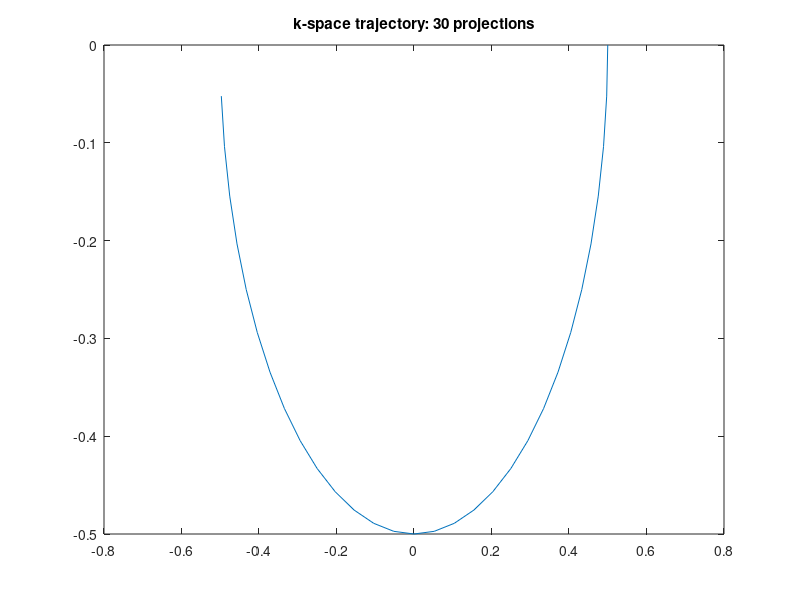

Recreate this plot in MATLAB. (Note: this script raises an error after producing the figure.)
%% Radial Regridding

clear all; close all; clc;

%% Load data
load kspaceRadial.mat;

kspace = kspace(1,[1:30]);
%% Radial Sampling Pattern
[numSamplesOnSpoke, numSpokes] = size(kspace);
rho=linspace(-0.5,0.5,numSamplesOnSpoke)';
theta = [0:pi/numSpokes:pi-pi/numSpokes];
for ii = 1:length(theta)
    k(:,ii) = rho*exp(-j*theta(ii));
end
figure, plot(k), title(['k-space trajectory: ', num2str(numSpokes), ' projections']);

% Calculate density compensation function
w = abs(rho);
w = repmat(w, 1, numSpokes);

%% Perform Regridding with Kaiser Besser Kernel
osf = 1; % 1 or 2
wg = 3;  % 3 to 7
tic
[imgRegrid_kb,kernel] = gridkb(kspace,k,w,64,osf,wg,'image');
toc
%%
figure, imshow(abs(flipud(imgRegrid_kb)),[]);

%% kleiner test
%kspace2 = ([-0.2+0.8i,-0.2+0.8i,0.5,1,0.7]);
kspace2 = kspace;
osf = 1;
wg = 3;
%k = ([0+0i, 0+0i, -0.3+0.2i, 0.5, -0.1]);
%w = ([1,1,1,1,1]);

tic
[imgRegrid_kb,kernel] = gridkb(kspace2,k,w,32,osf,wg,'image');
toc
figure, imshow(abs(flipud(imgRegrid_kb)),[]);
          